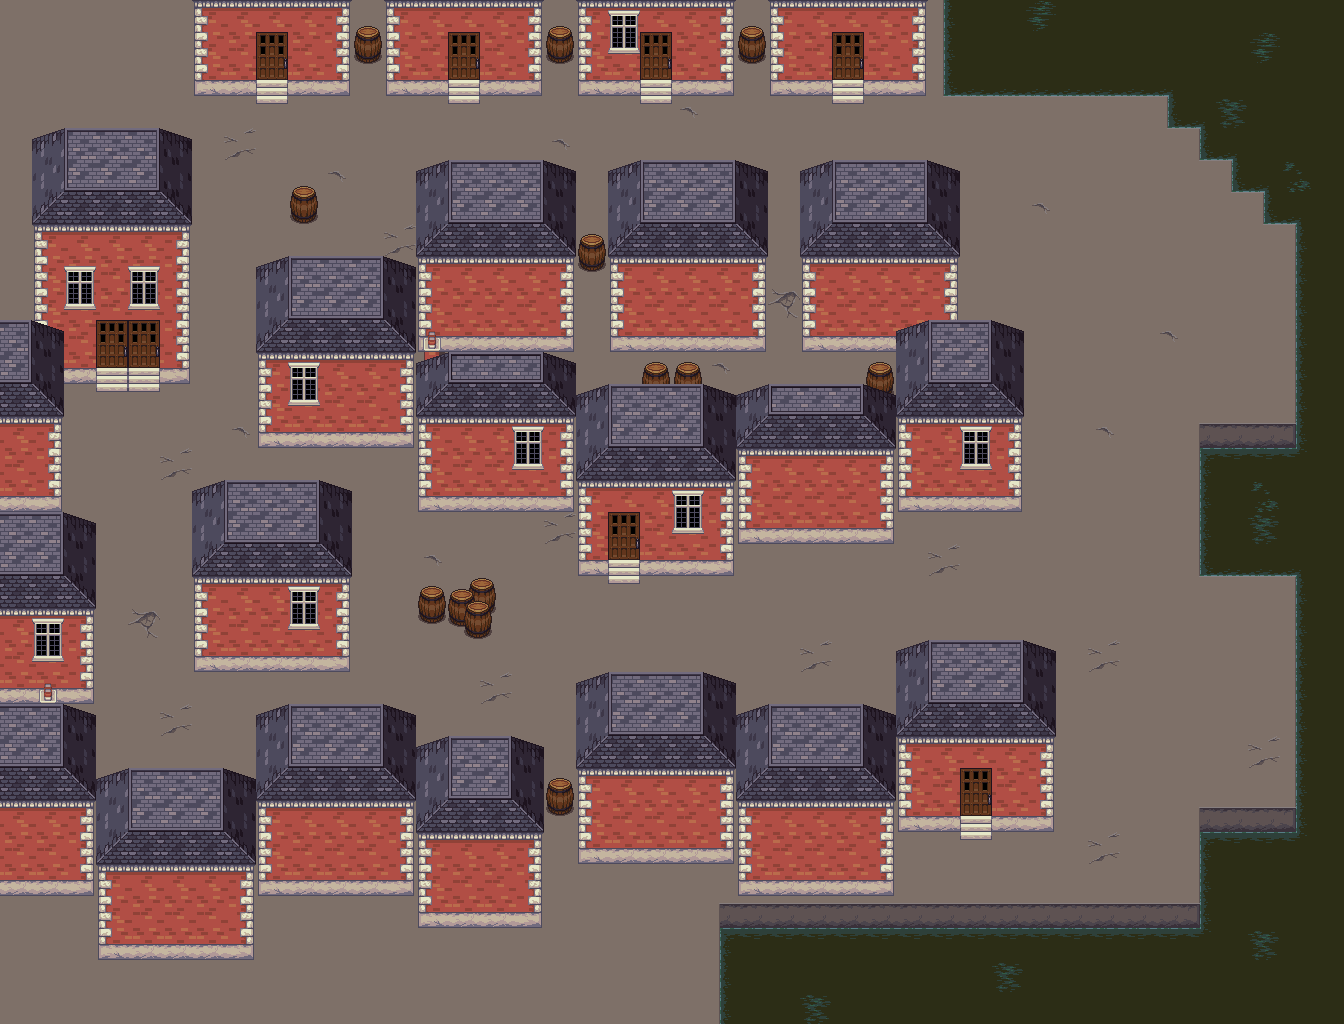

A 2D game scene composited from a Tiled map and its tileset images. What follows is a short description and the map's XML, with each tile layer's data collapsed to a summary:
An orthogonal 42x32 tile map with 32x32 px tiles, 6 tile layers (water, ground, walls, obstacles, ...), 4 tilesets.

<map version="1.0" orientation="orthogonal" renderorder="right-down" width="42" height="32" tilewidth="32" tileheight="32" nextobjectid="1">
 <tileset firstgid="1" name="HOUSE" tilewidth="32" tileheight="32" tilecount="63" columns="9">
   <image source="../image/house.png" width="288" height="224" />
 </tileset>
 <tileset firstgid="64" name="CEMENT" tilewidth="32" tileheight="32" tilecount="18" columns="3">
   <image source="../image/cement.png" width="96" height="192" />
 </tileset>
 <tileset firstgid="82" name="BARREL" tilewidth="32" tileheight="32" tilecount="8" columns="4">
   <image source="../image/barrel.png" width="128" height="64" />
 </tileset>
 <tileset firstgid="90" name="BRACKISH_WATER" tilewidth="32" tileheight="32" tilecount="18" columns="3">
   <image source="../image/brackish.png" width="96" height="192" />
 </tileset>
 <layer name="water" width="42" height="32">
  <data>[1344 cells, 1344 non-empty, 11 distinct tile ids]</data>
 </layer>
 <layer name="ground" width="42" height="32">
  <data>[1344 cells, 1194 non-empty, 11 distinct tile ids]</data>
 </layer>
 <layer name="walls" width="42" height="32">
  <data>[1344 cells, 340 non-empty, 13 distinct tile ids]</data>
 </layer>
 <layer name="obstacles" width="42" height="32">
  <data>[1344 cells, 42 non-empty, 12 distinct tile ids]</data>
 </layer>
 <layer name="doors" width="42" height="32">
  <data>[1344 cells, 18 non-empty, 4 distinct tile ids]</data>
 </layer>
 <layer name="roofs" width="42" height="32">
  <data>[1344 cells, 254 non-empty, 19 distinct tile ids]</data>
 </layer>
</map>